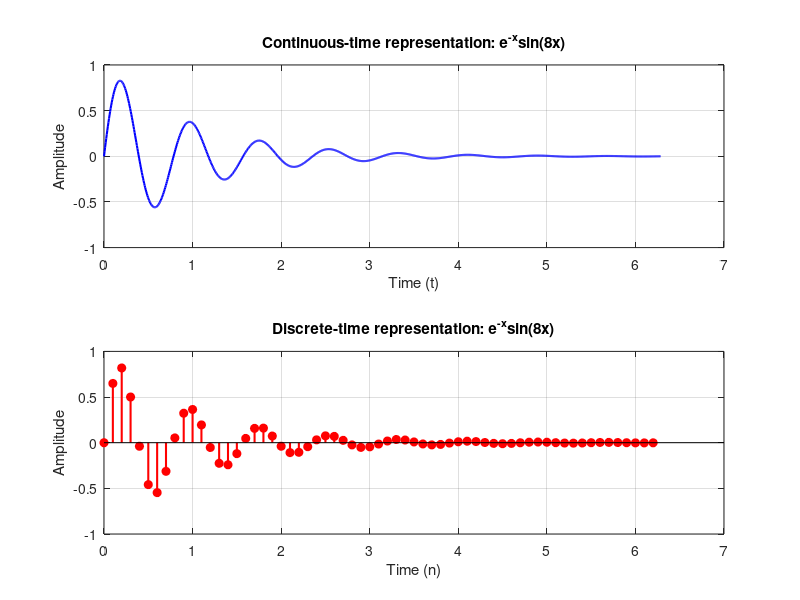

The MATLAB script that drew this image: (Note: this script raises an error after producing the figure.)
x_continuous = linspace(0, 2*pi, 1000);

x_discrete = 0:0.1:2*pi;

y_continuous = exp(-x_continuous) .* sin(8*x_continuous);

y_discrete = exp(-x_discrete) .* sin(8*x_discrete);

figure;

subplot(2, 1, 1);
plot(x_continuous, y_continuous, 'b', 'LineWidth', 1.5);
xlabel('Time (t)');
ylabel('Amplitude');
title('Continuous-time representation: e^{-x}sin(8x)');
grid on;

subplot(2, 1, 2);
stem(x_discrete, y_discrete, 'r', 'filled', 'LineWidth', 1.5);
xlabel('Time (n)');
ylabel('Amplitude');
title('Discrete-time representation: e^{-x}sin(8x)');
grid on;

sgtitle('Continuous-time and Discrete-time Representations');
